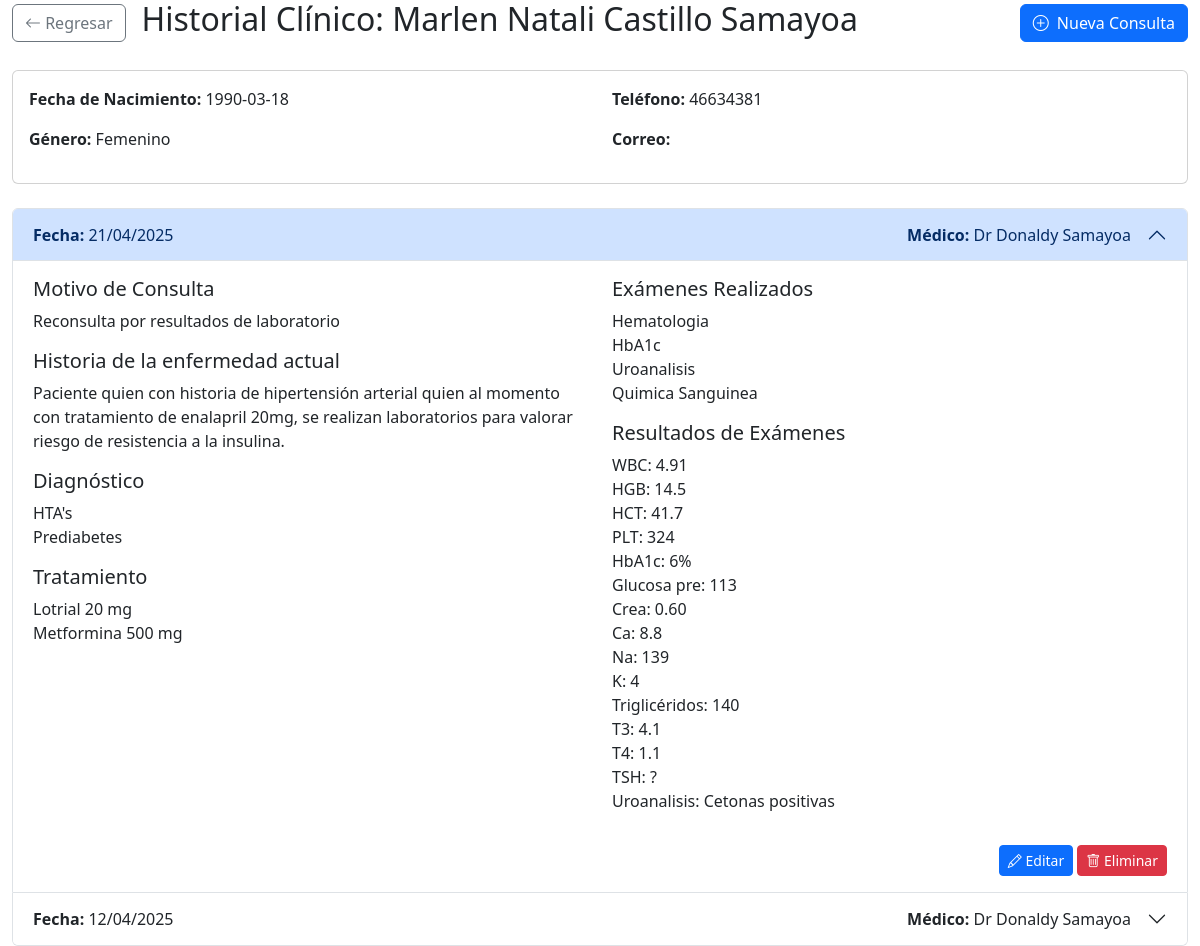
The app's page /php/patients/medical_history.php?id=31 (signed in) with its own data.
### tables this page shows
CREATE TABLE `pacientes` (
  `id_paciente` int NOT NULL,
  `nombre` varchar(100) NOT NULL,
  `apellido` varchar(100) NOT NULL,
  `fecha_nacimiento` date NOT NULL,
  `genero` enum('Masculino','Femenino') NOT NULL,
  `direccion` varchar(255) DEFAULT NULL,
  `telefono` varchar(15) DEFAULT NULL,
  `correo` varchar(100) DEFAULT NULL,
  `fecha_registro` timestamp NULL DEFAULT CURRENT_TIMESTAMP
);

CREATE TABLE `historial_clinico` (
  `id_historial` int NOT NULL,
  `id_paciente` int NOT NULL,
  `fecha_consulta` datetime DEFAULT CURRENT_TIMESTAMP,
  `motivo_consulta` text NOT NULL,
  `sintomas` text NOT NULL,
  `diagnostico` text NOT NULL,
  `tratamiento` text NOT NULL,
  `receta_medica` text,
  `antecedentes_personales` text,
  `antecedentes_familiares` text,
  `examenes_realizados` text,
  `resultados_examenes` text,
  `observaciones` text,
  `proxima_cita` date DEFAULT NULL,
  `medico_responsable` varchar(100) NOT NULL,
  `especialidad_medico` varchar(100) DEFAULT NULL,
  `hora_proxima_cita` time DEFAULT NULL
);

### php/patients/medical_history.php (the view, shortened to what this page needs)
<?php
try {
    $patient_id = $_GET['id'];
    $database = new Database();
    $conn = $database->getConnection();
    $stmt = $conn->prepare("SELECT * FROM pacientes WHERE id_paciente = ?");
    $stmt->execute([$patient_id]);
    $patient = $stmt->fetch(PDO::FETCH_ASSOC);
    $stmt = $conn->prepare("SELECT * FROM historial_clinico WHERE id_paciente = ? ORDER BY fecha_consulta DESC");
    $stmt->execute([$patient_id]);
    $medical_records = $stmt->fetchAll(PDO::FETCH_ASSOC);
    include_once '../../includes/header.php';
} catch (Exception $e) {
    die("Error: " . $e->getMessage());
}
?>
<div class="d-flex">
    <div class="main-content flex-grow-1">
        <div class="container-fluid">
            <div class="d-flex justify-content-between align-items-center mb-4">
                <div class="d-flex align-items-center">
                    <a href="index.php" class="btn btn-outline-secondary me-3">
                        <i class="bi bi-arrow-left"></i> Regresar
                    </a>
                    <h2>Historial Clínico: <?php echo htmlspecialchars($patient['nombre'] . ' ' . $patient['apellido']); ?></h2>
                </div>
                <button type="button" class="btn btn-primary" data-bs-toggle="modal" data-bs-target="#newMedicalRecordModal">
                    <i class="bi bi-plus-circle me-2"></i>Nueva Consulta
                </button>
            </div>
            <div class="card mb-4">
                <div class="card-body">
                    <div class="row">
                        <div class="col-md-6">
                            <p><strong>Fecha de Nacimiento:</strong> <?php echo htmlspecialchars($patient['fecha_nacimiento']); ?></p>
                            <p><strong>Género:</strong> <?php echo htmlspecialchars($patient['genero']); ?></p>
                        </div>
                        <div class="col-md-6">
                            <p><strong>Teléfono:</strong> <?php echo htmlspecialchars($patient['telefono']); ?></p>
                            <p><strong>Correo:</strong> <?php echo htmlspecialchars($patient['correo']); ?></p>
                        </div>
                    </div>
                </div>
            </div>
            <?php if (count($medical_records) > 0): ?>
                <div class="accordion" id="medicalHistoryAccordion">
                    <?php foreach ($medical_records as $index => $record): ?>
                        <div class="accordion-item">
                            <h2 class="accordion-header" id="heading<?php echo $index; ?>">
                                <button class="accordion-button <?php echo ($index > 0) ? 'collapsed' : ''; ?>" type="button" data-bs-toggle="collapse" data-bs-target="#collapse<?php echo $index; ?>" aria-expanded="<?php echo ($index === 0) ? 'true' : 'false'; ?>" aria-controls="collapse<?php echo $index; ?>">
                                    <div class="d-flex justify-content-between w-100 me-3">
                                        <span><strong>Fecha:</strong> <?php echo date('d/m/Y', strtotime($record['fecha_consulta'])); ?></span>
                                        <span><strong>Médico:</strong> <?php echo htmlspecialchars($record['medico_responsable']); ?></span>
                                    </div>
                                </button>
                            </h2>
                            <div id="collapse<?php echo $index; ?>" class="accordion-collapse collapse <?php echo ($index === 0) ? 'show' : ''; ?>" aria-labelledby="heading<?php echo $index; ?>" data-bs-parent="#medicalHistoryAccordion">
                                <div class="accordion-body">
                                    <div class="row">
                                        <div class="col-md-6">
                                            <h5>Motivo de Consulta</h5>
                                            <p><?php echo nl2br(htmlspecialchars($record['motivo_consulta'])); ?></p>
                                            <h5>Historia de la enfermedad actual</h5>
                                            <p><?php echo nl2br(htmlspecialchars($record['sintomas'])); ?></p>
                                            <h5>Diagnóstico</h5>
                                            <p><?php echo nl2br(htmlspecialchars($record['diagnostico'])); ?></p>
                                            <h5>Tratamiento</h5>
                                            <p><?php echo nl2br(htmlspecialchars($record['tratamiento'])); ?></p>
                                        </div>
                                        <div class="col-md-6">
                                            <?php if (!empty($record['examenes_realizados'])): ?>
                                                <h5>Exámenes Realizados</h5>
                                                <p><?php echo nl2br(htmlspecialchars($record['examenes_realizados'])); ?></p>
                                            <?php endif; ?>
                                            <?php if (!empty($record['resultados_examenes'])): ?>
                                                <h5>Resultados de Exámenes</h5>
                                                <p><?php echo nl2br(htmlspecialchars($record['resultados_examenes'])); ?></p>
                                            <?php endif; ?>
                                        </div>
                                    </div>
                                    <div class="mt-3 text-end">
                                        <button class="btn btn-sm btn-primary" onclick="editMedicalRecord(<?php echo $record['id_historial']; ?>)">
                                            <i class="bi bi-pencil"></i> Editar
                                        </button>
                                        <button class="btn btn-sm btn-danger" onclick="deleteMedicalRecord(<?php echo $record['id_historial']; ?>)">
                                            <i class="bi bi-trash"></i> Eliminar
                                        </button>
                                    </div>
                                </div>
                            </div>
                        </div>
                    <?php endforeach; ?>
                </div>
            <?php else: ?>
                <div class="alert alert-info">
                    No hay registros de historial clínico para este paciente.
                </div>
            <?php endif; ?>
        </div>
    </div>
</div>
<?php include_once '../../includes/footer.php'; ?>

### includes/header.php (style rules this page uses)
.bi::before { font-family: 'Bootstrap Icons', sans-serif; }

### records on screen
pacientes: fecha_nacimiento "1990-03-18", genero "Femenino", telefono "46634381"
historial_clinico: fecha_consulta "21/04/2025", medico_responsable "Dr Donaldy Samayoa", motivo_consulta "Reconsulta por resultados de laboratorio", sintomas "Paciente quien con historia de hipertensión arterial quien al momento con tratamiento de enalapril 20mg, se realizan laboratorios para valorar riesgo de resistencia a la insulina.", diagnostico "HTA's Prediabetes", tratamiento "Lotrial 20 mg Metformina 500 mg", examenes_realizados "Hematologia HbA1c Uroanalisis Quimica Sanguinea", resultados_examenes "WBC: 4.91 HGB: 14.5 HCT: 41.7 PLT: 324 HbA1c: 6% Glucosa pre: 113 Crea: 0.60 Ca: 8.8 Na: 139 K: 4 Triglicéridos: 140 T3: 4.1 T4: 1.1 TSH: ? Uroanalisis: Cetonas positivas"
historial_clinico: fecha_consulta "12/04/2025", medico_responsable "Dr Donaldy Samayoa"
